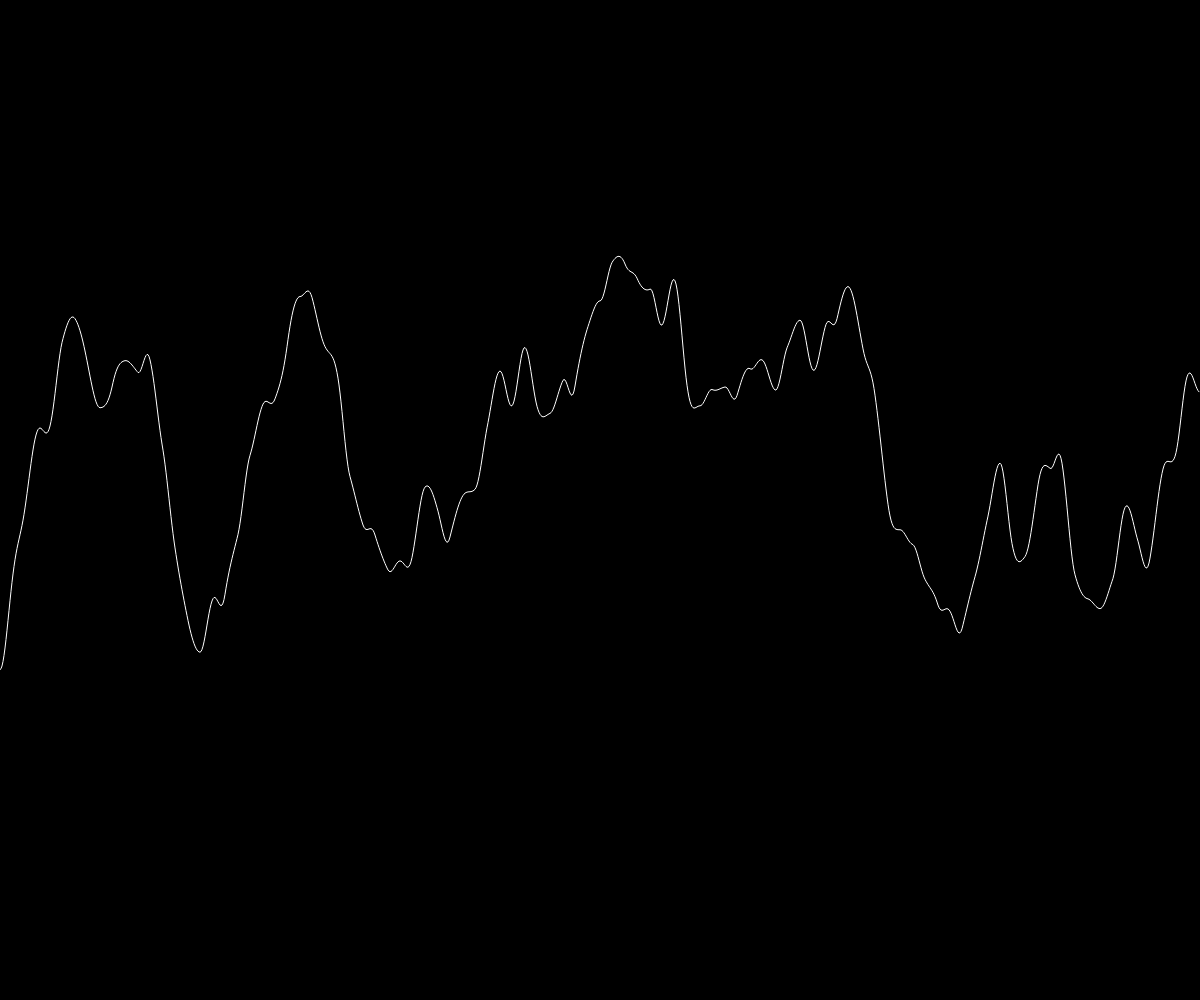
Frame 1 (no input)
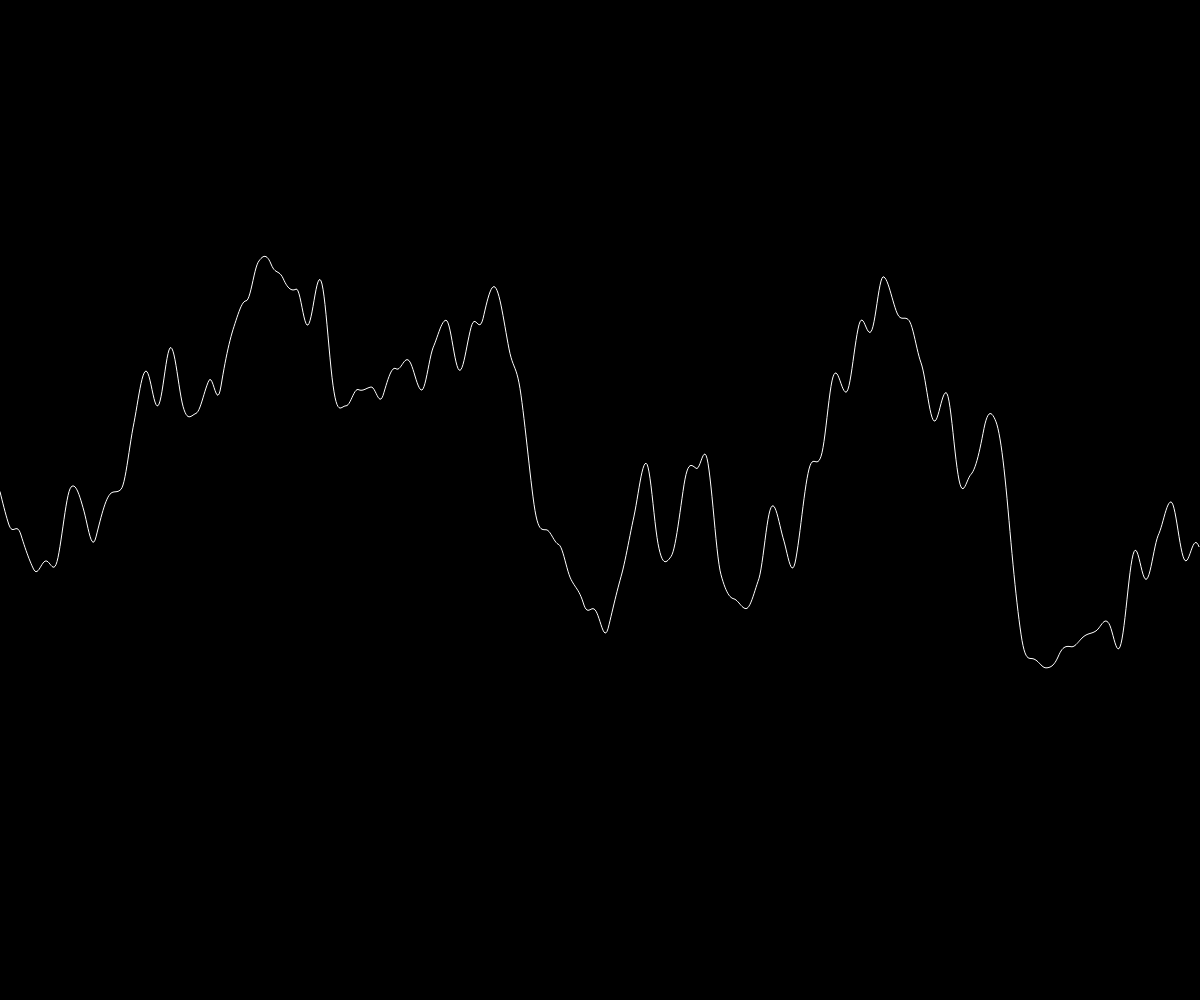
Frame 60 (no input)
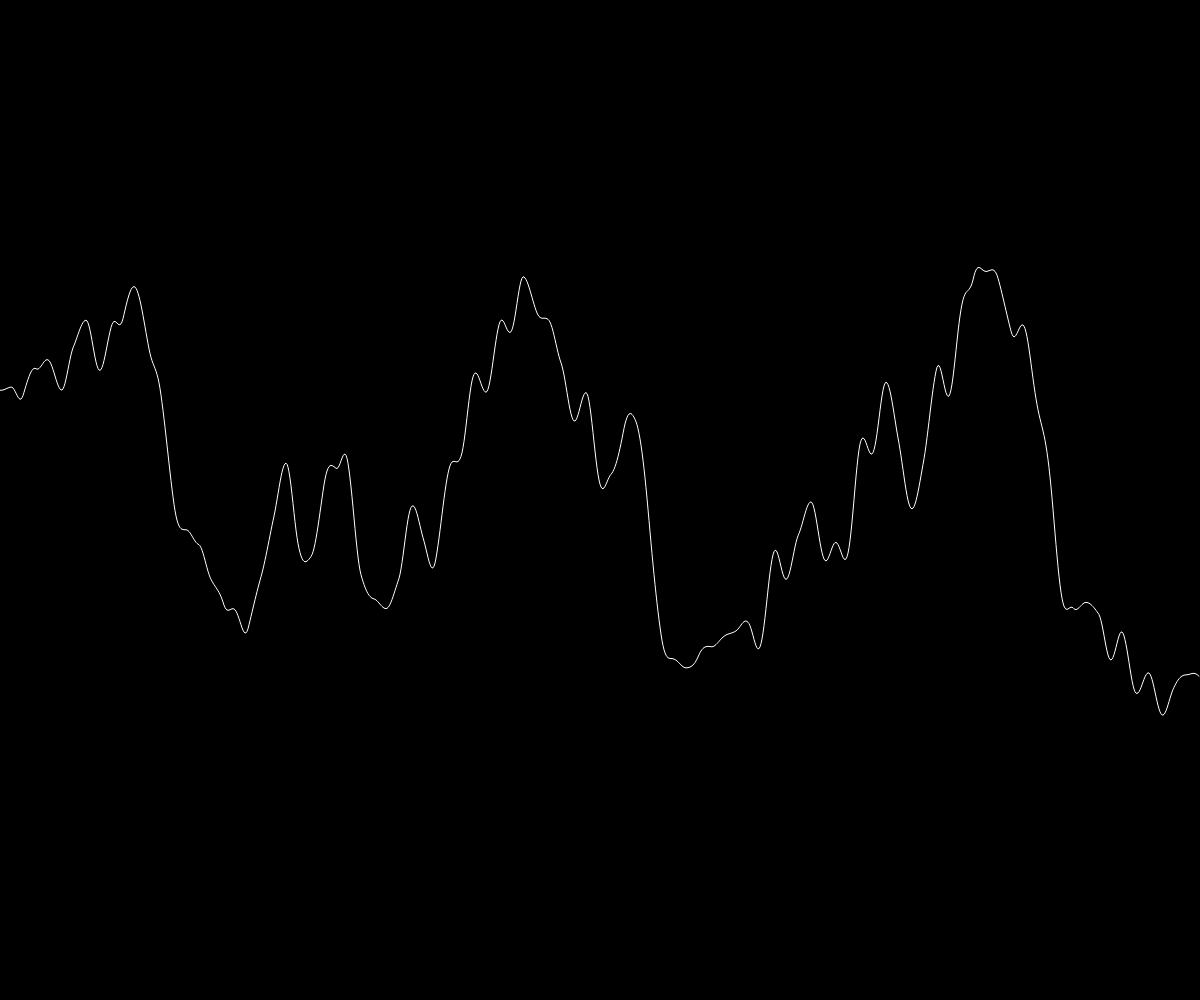
Frame 120 (the mouse pressed at the canvas centre since frame 60)

The p5.js sketch that drew these frames (run headless with seeded random() and noise() and a simulated clock; from frame 60 on, the mouse is pressed at the canvas centre):

// p5.js sketch
// ── sketch.js
let inc = 0.01;
let start = 0;

function setup() {
    createCanvas(windowWidth, windowHeight);
}

function draw() {
    background(0);
    beginShape();
    stroke(255);
    noFill();
    let xoff = start;
    for (let x = 0; x < width; x++) {
        let y = noise(xoff) * height;
        vertex(x, y);
        xoff += inc;
    }
    endShape();
    start += inc + 0.05;
}
